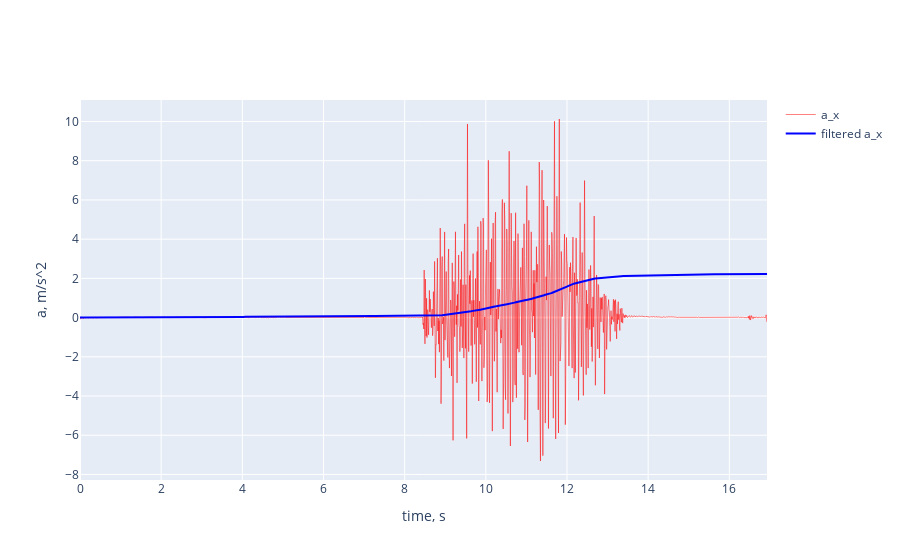
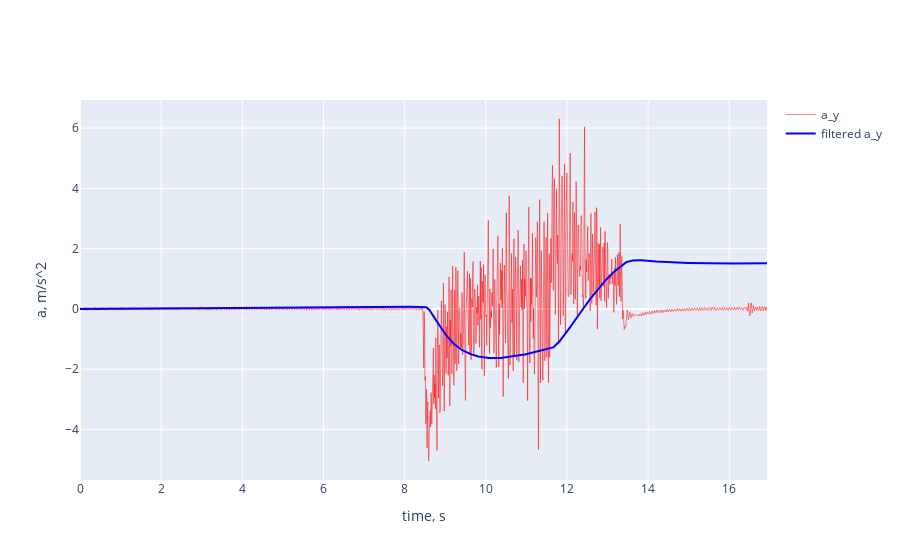
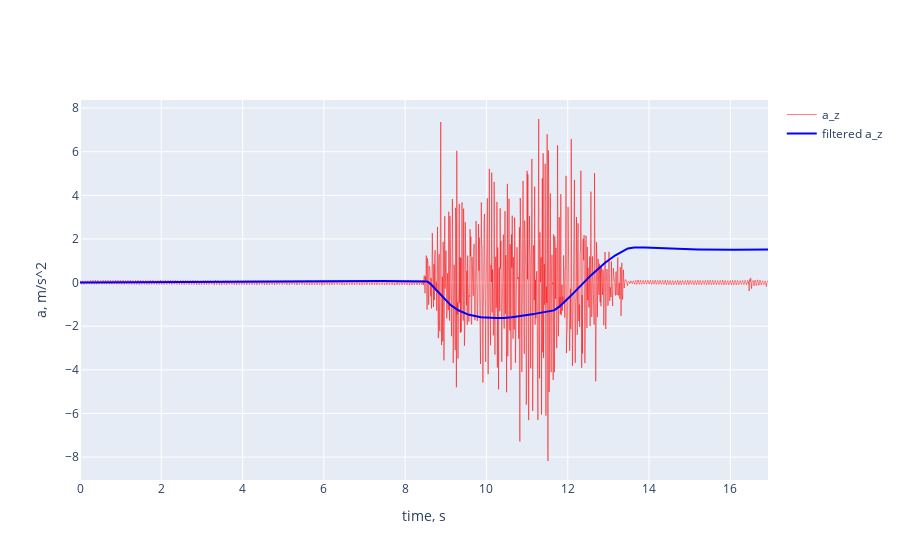

Here is the notebook cell these charts were saved with, in order:
### Code cell
len_arr = df_acc.loc[:, 'time'].shape[0]
dt = (df_acc.loc[:,'time'][2] - df_acc.loc[:,'time'][1] + df_acc.loc[:,'time'][4] - df_acc.loc[:,'time'][3])/2

x_filtered = kalman_filter(len_arr, df_acc.loc[:, 'x'])
y_filtered = kalman_filter(len_arr, df_acc.loc[:, 'y'])
fig_x = go.Figure()
fig_y = go.Figure()
fig_z = go.Figure()
 
fig_x.add_trace(go.Scatter(x = df_acc.loc[:,'time'], y = df_acc.loc[:, 'x'], name = 'a_x', line = dict(width=0.5), line_color='red'))
fig_x.add_trace(go.Scatter(x = df_acc.loc[:,'time'], y = np.cumsum(x_filtered*0.0098801), name = 'filtered a_x', line_color='blue'))
fig_y.add_trace(go.Scatter(x = df_acc.loc[:,'time'], y = df_acc.loc[:, 'y'], name = 'a_y', line = dict(width=0.5), line_color='red'))
fig_y.add_trace(go.Scatter(x = df_acc.loc[:,'time'], y = np.cumsum(y_filtered*0.0098801), name = 'filtered a_y', line_color='blue')) 
fig_z.add_trace(go.Scatter(x = df_acc.loc[:,'time'], y = df_acc.loc[:, 'z'], name = 'a_z', line = dict(width=0.5), line_color='red'))
fig_z.add_trace(go.Scatter(x = df_acc.loc[:,'time'], y = np.cumsum(y_filtered*0.0098801), name = 'filtered a_z', line_color='blue')) 

fig_x.update_layout(xaxis_title="time, s", yaxis_title="a, m/s^2")
fig_y.update_layout(xaxis_title="time, s", yaxis_title="a, m/s^2")
fig_z.update_layout(xaxis_title="time, s", yaxis_title="a, m/s^2")
 
fig_x.show()
fig_y.show()
fig_z.show()

### Figure 1 — Plotly figure (JSON) as saved in the notebook; plotly's stock layout.template omitted (floating-point values rounded to 4 significant figures; data arrays with more than 128 entries replaced by an {"elided": "..."} marker saying what was removed)
{"data": [{"line": {"color": "red", "width": 0.5}, "name": "a_x", "type": "scatter", "x": {"elided": "1714 float values"}, "y": {"elided": "1714 float values"}}, {"line": {"color": "blue"}, "name": "filtered a_x", "type": "scatter", "x": {"elided": "1714 float values"}, "y": {"elided": "1714 float values"}}], "layout": {"xaxis": {"title": {"text": "time, s"}}, "yaxis": {"title": {"text": "a, m/s^2"}}}}

### Figure 2 — Plotly figure (JSON) as saved in the notebook; plotly's stock layout.template omitted (floating-point values rounded to 4 significant figures; data arrays with more than 128 entries replaced by an {"elided": "..."} marker saying what was removed)
{"data": [{"line": {"color": "red", "width": 0.5}, "name": "a_y", "type": "scatter", "x": {"elided": "1714 float values"}, "y": {"elided": "1714 float values"}}, {"line": {"color": "blue"}, "name": "filtered a_y", "type": "scatter", "x": {"elided": "1714 float values"}, "y": {"elided": "1714 float values"}}], "layout": {"xaxis": {"title": {"text": "time, s"}}, "yaxis": {"title": {"text": "a, m/s^2"}}}}

### Figure 3 — Plotly figure (JSON) as saved in the notebook; plotly's stock layout.template omitted (floating-point values rounded to 4 significant figures; data arrays with more than 128 entries replaced by an {"elided": "..."} marker saying what was removed)
{"data": [{"line": {"color": "red", "width": 0.5}, "name": "a_z", "type": "scatter", "x": {"elided": "1714 float values"}, "y": {"elided": "1714 float values"}}, {"line": {"color": "blue"}, "name": "filtered a_z", "type": "scatter", "x": {"elided": "1714 float values"}, "y": {"elided": "1714 float values"}}], "layout": {"xaxis": {"title": {"text": "time, s"}}, "yaxis": {"title": {"text": "a, m/s^2"}}}}
